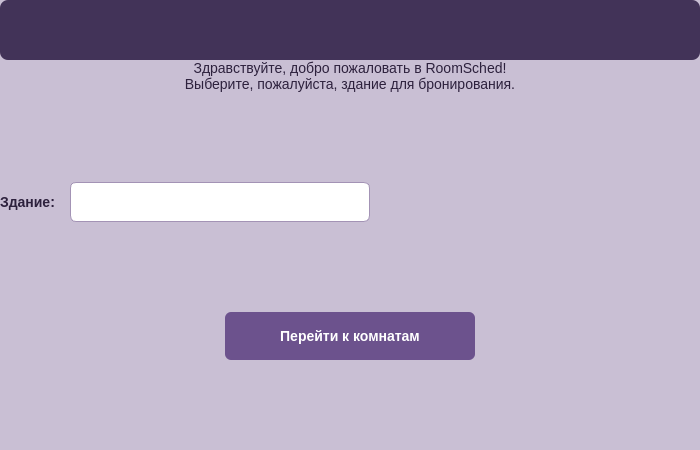
<?xml version="1.0" encoding="UTF-8"?>
<ui version="4.0">
 <class>main_menu_window</class>
 <widget class="QWidget" name="main_menu_window">
  <property name="geometry">
   <rect>
    <x>0</x>
    <y>0</y>
    <width>700</width>
    <height>450</height>
   </rect>
  </property>
  <property name="windowTitle">
   <string>RoomSched — Выбор здания</string>
  </property>
  <property name="styleSheet">
   <string notr="true">
    QWidget {
        background-color: #c9bfd4; /* Основной фон как в room_list */
        color: #2d213d;            /* Основной текст */
        font-family: &quot;Inter&quot;, &quot;Roboto&quot;, &quot;Ubuntu&quot;, sans-serif;
        font-size: 14px;
    }

    /* Шапка (Приветствие) */
    QLabel#titleLabel {
        background-color: #423358; /* Темная шапка */
        color: #ffffff;            /* Белый текст */
        font-size: 18px;
        font-weight: 600;
        padding: 15px;
        border-radius: 8px;
    }

    QLabel#buildingLabel {
        font-weight: 600;
        color: #2d213d;
    }

    /* Стилизация выпадающего списка */
    QComboBox {
        background-color: #ffffff;
        border: 1px solid #a393b5;
        border-radius: 6px;
        padding: 5px 10px;
        min-height: 28px;
    }
    QComboBox::drop-down {
        border: none;
    }
    QComboBox QAbstractItemView {
        background-color: #ffffff;
        selection-background-color: #6c528d;
        selection-color: #ffffff;
        border: 1px solid #a393b5;
    }

    /* Стилизация кнопки как в остальных окнах */
    QPushButton {
        background-color: #6c528d;
        color: #ffffff;
        border: none;
        border-radius: 6px;
        font-weight: 600;
        min-height: 38px;
        padding: 5px 15px;
    }
    QPushButton:hover {
        background-color: #553e72;
    }
    QPushButton:pressed {
        background-color: #3e2d53;
    }
   </string>
  </property>
  <layout class="QVBoxLayout" name="mainLayout">
   <property name="spacing">
    <number>0</number>
   </property>
   <property name="leftMargin">
    <number>0</number>
   </property>
   <property name="topMargin">
    <number>0</number>
   </property>
   <property name="margin" stdset="0">
    <number>0</number>
   </property>
   <item>
    <widget class="QLabel" name="titleLabel">
        <property name="minimumSize">
        <size>
        <width>0
        </width>
        <height>60
        </height>
        </size>
        </property>
      <property name="text">
        <string></string>
      </property>
    </widget>
    </item>
   <item>
    <widget class="QLabel" name="welcomeLabel">
     <property name="text">
      <string>Здравствуйте, добро пожаловать в RoomSched!
Выберите, пожалуйста, здание для бронирования.</string>
     </property>
     <property name="alignment">
      <set>Qt::AlignmentFlag::AlignCenter</set>
     </property>
     <property name="wordWrap">
      <bool>true</bool>
     </property>
    </widget>
   </item>
   <item>
    <spacer name="topSpacer">
     <property name="orientation">
      <enum>Qt::Orientation::Vertical</enum>
     </property>
     <property name="sizeHint" stdset="0">
      <size>
       <width>20</width>
       <height>40</height>
      </size>
     </property>
    </spacer>
   </item>
   <item>
    <layout class="QHBoxLayout" name="formLayout">
     <property name="spacing">
      <number>15</number>
     </property>
     <item>
      <widget class="QLabel" name="buildingLabel">
       <property name="maximumSize">
        <size>
         <width>500</width>
         <height>16777215</height>
        </size>
       </property>
       <property name="text">
        <string>Здание:</string>
       </property>
      </widget>
     </item>
     <item>
      <widget class="QComboBox" name="buildingCombo">
       <property name="minimumSize">
        <size>
         <width>300</width>
         <height>40</height>
        </size>
       </property>
       <property name="maximumSize">
        <size>
         <width>500</width>
         <height>16777215</height>
        </size>
       </property>
      </widget>
     </item>
     <item>
      <spacer name="horizontalSpacer">
       <property name="orientation">
        <enum>Qt::Orientation::Horizontal</enum>
       </property>
       <property name="sizeHint" stdset="0">
        <size>
         <width>80</width>
         <height>20</height>
        </size>
       </property>
      </spacer>
     </item>
    </layout>
   </item>
   <item>
    <spacer name="middleSpacer">
     <property name="orientation">
      <enum>Qt::Orientation::Vertical</enum>
     </property>
     <property name="sizeHint" stdset="0">
      <size>
       <width>20</width>
       <height>30</height>
      </size>
     </property>
    </spacer>
   </item>
   <item>
    <layout class="QHBoxLayout" name="buttonLayout">
     <item>
      <spacer name="leftBtnSpacer">
       <property name="orientation">
        <enum>Qt::Orientation::Horizontal</enum>
       </property>
       <property name="sizeHint" stdset="0">
        <size>
         <width>40</width>
         <height>20</height>
        </size>
       </property>
      </spacer>
     </item>
     <item>
      <widget class="QPushButton" name="continueButton">
       <property name="minimumSize">
        <size>
         <width>250</width>
         <height>48</height>
        </size>
       </property>
       <property name="text">
        <string>Перейти к комнатам</string>
       </property>
      </widget>
     </item>
     <item>
      <spacer name="rightBtnSpacer">
       <property name="orientation">
        <enum>Qt::Orientation::Horizontal</enum>
       </property>
       <property name="sizeHint" stdset="0">
        <size>
         <width>40</width>
         <height>20</height>
        </size>
       </property>
      </spacer>
     </item>
    </layout>
   </item>
   <item>
    <spacer name="bottomSpacer">
     <property name="orientation">
      <enum>Qt::Orientation::Vertical</enum>
     </property>
     <property name="sizeHint" stdset="0">
      <size>
       <width>20</width>
       <height>40</height>
      </size>
     </property>
    </spacer>
   </item>
  </layout>
 </widget>
 <resources/>
 <connections/>
</ui>
